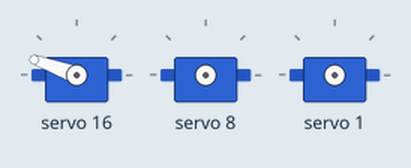
A sketch run on a simulated Arduino Uno, built with avr-gcc and run on an emulated ATmega328P. On the bench: 3 × servo. What the sketch prints to the serial monitor is not drawn.

Above: at 0.05 s.
Timing chart, 0 to 4.6 s (numbered marks = the images above):
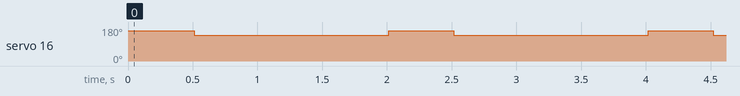

Measured:
- by itself, servo 16: alternates 160° for 0.50 s and 137° for 1.5 s

The sketch:

double_servo_check.ino
```cpp
#include <Wire.h>
#include <Servo.h>
#include <Adafruit_PWMServoDriver.h>

// called this way, it uses the default address 0x40
Adafruit_PWMServoDriver PWMA = Adafruit_PWMServoDriver(0x40);
Adafruit_PWMServoDriver PWMB = Adafruit_PWMServoDriver(0x41);
// you can also call it with a different address you want
//Adafruit_PWMServoDriver pwm = Adafruit_PWMServoDriver(0x41);
// you can also call it with a different address and I2C interface
//Adafruit_PWMServoDriver pwm = Adafruit_PWMServoDriver(0x40, Wire);

// Depending on your servo make, the pulse width min and max may vary, you
// want these to be as small/large as possible without hitting the hard stop
// for max range. You'll have to tweak them as necessary to match the servos you
// have!
#define SERVOMIN  150 // This is the 'minimum' pulse length count (out of 4096)
#define SERVOMAX  600 // This is the 'maximum' pulse length count (out of 4096)
#define USMIN  600 // This is the rounded 'minimum' microsecond length based on the minimum pulse of 150
#define USMAX  2400 // This is the rounded 'maximum' microsecond length based on the maximum pulse of 600
#define SERVO_FREQ 50 // Analog servos run at ~50 Hz updates

// our servo # counter
uint8_t servonum = 0;

//leg 6 motors
int servoPin1 = 2;
int servoPin2 = 3;
int servoPin3 = 4;
//create servo objects
Servo Servo1, Servo2, Servo3;

void setup() {
  Serial.begin(9600);

  PWMA.begin();
  PWMB.begin();
  /*
   * In theory the internal oscillator (clock) is 25MHz but it really isn't
   * that precise. You can 'calibrate' this by tweaking this number until
   * you get the PWM update frequency you're expecting!
   * The int.osc. for the PCA9685 chip is a range between about 23-27MHz and
   * is used for calculating things like writeMicroseconds()
   * Analog servos run at ~50 Hz updates, It is importaint to use an
   * oscilloscope in setting the int.osc frequency for the I2C PCA9685 chip.
   * 1) Attach the oscilloscope to one of the PWM signal pins and ground on
   *    the I2C PCA9685 chip you are setting the value for.
   * 2) Adjust setOscillatorFrequency() until the PWM update frequency is the
   *    expected value (50Hz for most ESCs)
   * Setting the value here is specific to each individual I2C PCA9685 chip and
   * affects the calculations for the PWM update frequency.
   * Failure to correctly set the int.osc value will cause unexpected PWM results
   */
  PWMA.setOscillatorFrequency(27000000);
  PWMB.setOscillatorFrequency(27000000);
  PWMA.setPWMFreq(SERVO_FREQ);
  PWMB.setPWMFreq(SERVO_FREQ); // Analog servos run at ~50 Hz updates
  delay(10);

}
int angletopulse(int ang){
  int pulse= map(ang,0,180,SERVOMIN,SERVOMAX);
  return pulse;
}

// You can use this function if you'd like to set the pulse length in seconds
// e.g. setServoPulse(0, 0.001) is a ~1 millisecond pulse width. It's not precise!
void setServoPulse(uint8_t n, double pulse) {
  double pulselength;

  pulselength = 1000000;   // 1,000,000 us per second
  pulselength /= SERVO_FREQ;   // Analog servos run at ~60 Hz updates
  Serial.print(pulselength); Serial.println(" us per period");
  pulselength /= 4096;  // 12 bits of resolution
  Serial.print(pulselength); Serial.println(" us per bit");
  pulse *= 1000000;  // convert input seconds to us
  pulse /= pulselength;
  Serial.println(pulse);
  PWMA.setPWM(n, 0, pulse);
  PWMB.setPWM(n, 0, pulse);
}

void loop() {
  int ang=0;
  int pulselength=0;

  PWMB.setPWM(0, 0, angletopulse(120));
  delay(500);
  PWMB.setPWM(0, 0, angletopulse(100));
  delay(500);
  PWMA.setPWM(8, 0, angletopulse(50));
  delay(500);
  PWMA.setPWM(1, 0, angletopulse(100));
  delay(500);


  // Drive each servo one at a time using setPWM()
  Serial.println(servonum);
  Serial.println(servonum);


 }
```
